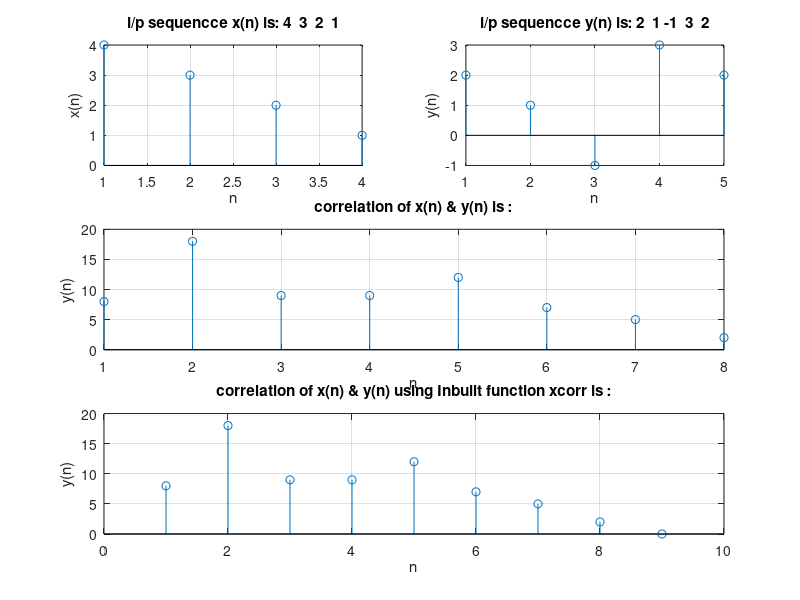

The MATLAB script that drew this image:
% Linear correlation program

clc;
clear all;
close all;
disp('linear correlation program');

x=[4 3 2 1];
%x=input('Enter x(n) : ');
y=[2 1 -1 3 2];
%h=input('Enter y(n) : ');
n=length(y);

R_inbuilt= xcorr(x,y);
disp(R_inbuilt);

subplot(3,2,1), stem(x);
title(['i/p sequencce x(n) is: ', num2str(x)]);
xlabel('n');
ylabel('x(n)');grid;


subplot(3,2,2), stem(y);
title(['i/p sequencce y(n) is: ', num2str(y)]);
xlabel('n');
ylabel('y(n)');grid;

disp('correlation of x(n) & y(n) is R:');
x=[zeros(1,n),x,zeros(1,n)];
m=length(x);
R=zeros(1,m-n-1);

for i=1:m-n-1
       
           for j=1:n
                      R(i)= R(i)+ x(i+j)* y(j);
                      
           end
           
end



subplot(3,2,[3,4]),stem(R);
title('correlation of x(n) & y(n) is :');
xlabel('n');
ylabel('y(n)');grid;

subplot(3,2,[5,6]),stem(R_inbuilt);
title('correlation of x(n) & y(n) using Inbuilt function xcorr is :');
xlabel('n');
ylabel('y(n)');grid;

disp(x)
disp(y)
disp(R)
